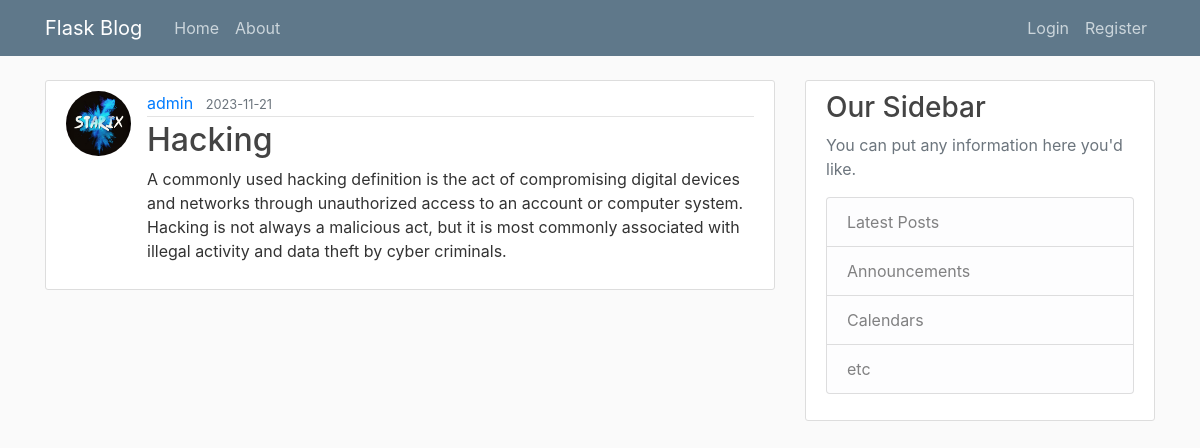
/post/1, run on an earlier commit of the app's database.
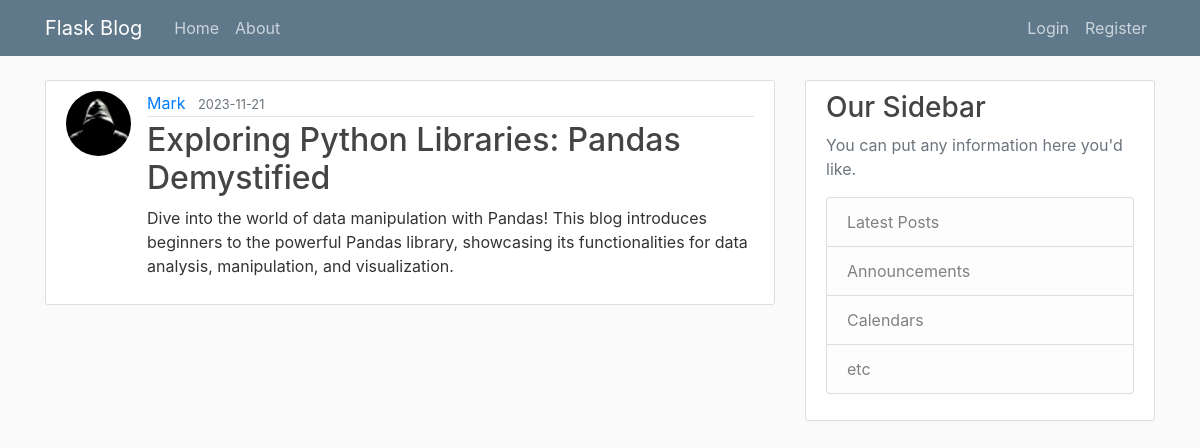
And on a later commit of the database.
### flaskblog/models.py (models this page shows, shortened)
class User(db.Model, UserMixin):
    id = db.Column(db.Integer, primary_key=True)
    username = db.Column(db.String(20), unique=True, nullable=False)
    email = db.Column(db.String(120), unique=True, nullable=False)
    image_file = db.Column(db.String(20), nullable=False, default="default.jpg")
    password = db.Column(db.String(60), nullable=False)
    post = db.relationship("Post", backref="author", lazy=True)

class Post(db.Model):
    id = db.Column(db.Integer, primary_key=True)
    title = db.Column(db.String(100), nullable=False)
    date_posted = db.Column(db.DateTime, nullable=False, default=datetime.utcnow)
    content = db.Column(db.Text, nullable=False)
    user_id = db.Column(db.Integer, db.ForeignKey("user.id"), nullable=True)

### flaskblog/routes.py (the view)
@app.route("/post/<int:post_id>")
def post(post_id):
    post = Post.query.get_or_404(post_id)
    return render_template("post.html", title=post.title, post=post)

### flaskblog/templates/post.html (shortened to what this page needs)
{% extends "base.html" %}
{% block content %}
<article class="media content-section">
    <img class="rounded-circle article-img"
        src="{{ url_for('static', filename='profile_pics/' + post.author.image_file) }}">
    <div class="media-body">
        <div class="article-metadata">
            <a class="mr-2" href="#">{{ post.author.username }}</a>
            <small class="text-muted">{{ post.date_posted.strftime('%Y-%m-%d') }}</small>
        </div>
        <h2 class="article-title">{{ post.title }}</h2>
        <p class="article-content">{{ post.content }}</p>
    </div>
</article>
{% endblock content %}

What changed in the data, as far as the page shows it:
changed User: image_file: picture removed, a placeholder shows; author.username "admin" → "Mark"
changed Post: title "Hacking" → "Exploring Python Libraries: Pandas Demystified"; content "A commonly used hacking definition is the act of compromising digital devices and networks through unauthorized access to an account or computer system. Hacking is not always a malicious act, but it is most commonly associated with illegal activity and data theft by cyber criminals." → "Dive into the world of data manipulation with Pandas! This blog introduces beginners to the powerful Pandas library, showcasing its functionalities for data analysis, manipulation, and visualization."
